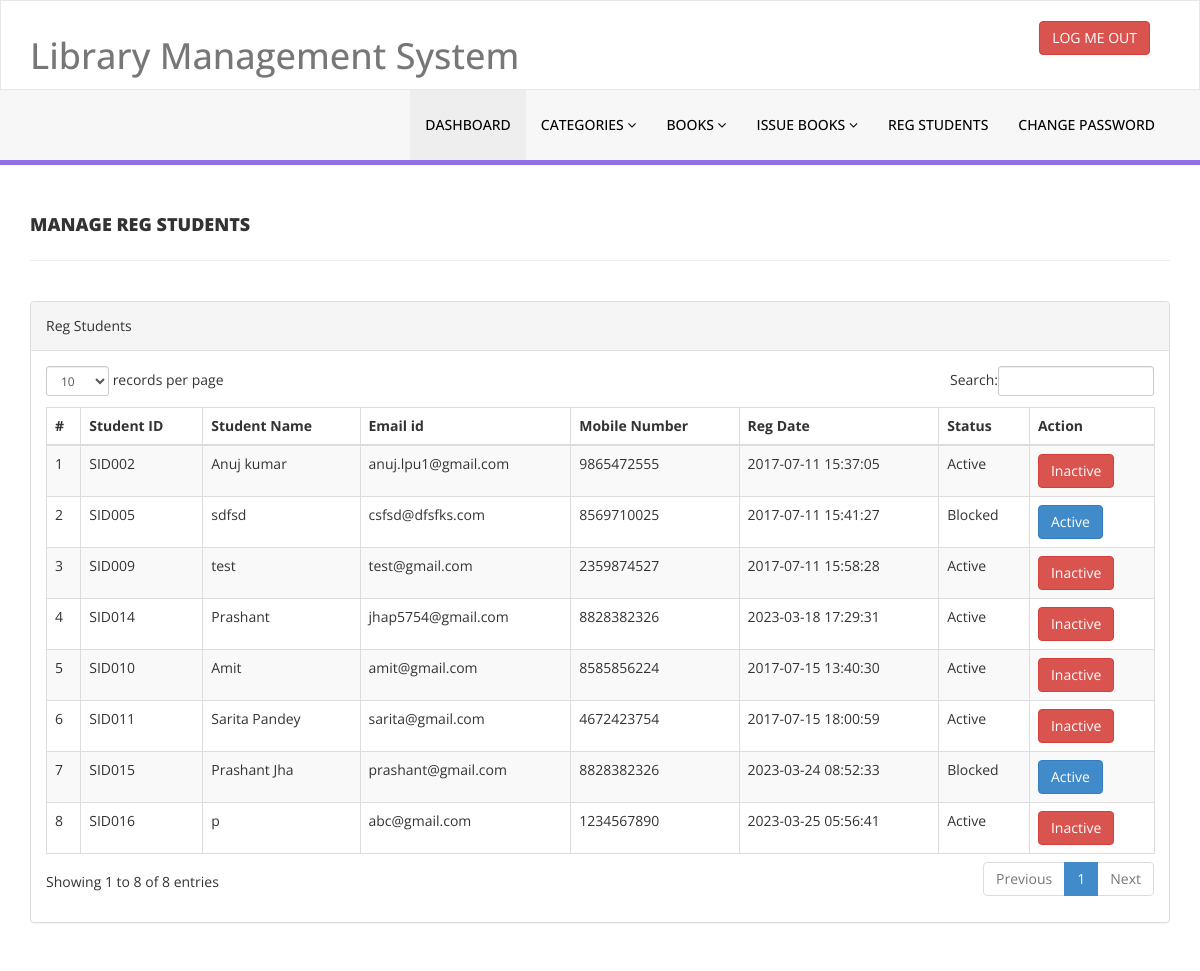
The page /library/admin/reg-students.php (signed in) on the database its author committed.
### tables this page shows
CREATE TABLE `tblstudents` (
  `id` int(11) NOT NULL,
  `StudentId` varchar(100) DEFAULT NULL,
  `FullName` varchar(120) DEFAULT NULL,
  `EmailId` varchar(120) DEFAULT NULL,
  `MobileNumber` char(11) DEFAULT NULL,
  `Password` varchar(120) DEFAULT NULL,
  `Status` int(1) DEFAULT NULL,
  `RegDate` timestamp NULL DEFAULT current_timestamp(),
  `UpdationDate` timestamp NULL DEFAULT NULL ON UPDATE current_timestamp()
);

### library/admin/reg-students.php (the view, shortened to what this page needs)
<?php
include('includes/config.php');
if (strlen($_SESSION['alogin']) == 0) {
    header('location:index.php');
} else {
    ?>
    <!DOCTYPE html>
    <html xmlns="http://www.w3.org/1999/xhtml">
    <head>
        <link href="assets/css/bootstrap.css" rel="stylesheet" />
        <link href="assets/css/font-awesome.css" rel="stylesheet" />
        <link href="assets/js/dataTables/dataTables.bootstrap.css" rel="stylesheet" />
        <link href="assets/css/style.css" rel="stylesheet" />
    </head>
    <body>
        <?php include('includes/header.php'); ?>
        <div class="content-wrapper">
            <div class="container">
                <div class="row pad-botm">
                    <div class="col-md-12">
                        <h4 class="header-line">Manage Reg Students</h4>
                    </div>
                </div>
                <div class="row">
                    <div class="col-md-12">
                        <div class="panel panel-default">
                            <div class="panel-heading">
                                Reg Students
                            </div>
                            <div class="panel-body">
                                <div class="table-responsive">
                                    <table class="table table-striped table-bordered table-hover" id="dataTables-example">
                                        <thead>
                                            <tr>
                                                <th>#</th>
                                                <th>Student ID</th>
                                                <th>Student Name</th>
                                                <th>Email id </th>
                                                <th>Mobile Number</th>
                                                <th>Reg Date</th>
                                                <th>Status</th>
                                                <th>Action</th>
                                            </tr>
                                        </thead>
                                        <tbody>
                                            <?php $sql = "SELECT * from tblstudents";
                                            $query = $dbh->prepare($sql);
                                            $query->execute();
                                            $results = $query->fetchAll(PDO::FETCH_OBJ);
                                            $cnt = 1;
                                            if ($query->rowCount() > 0) {
                                                foreach ($results as $result) { ?>
                                                    <tr class="odd gradeX">
                                                        <td class="center">
                                                            <?php echo htmlentities($cnt); ?>
                                                        </td>
                                                        <td class="center">
                                                            <?php echo htmlentities($result->StudentId); ?>
                                                        </td>
                                                        <td class="center">
                                                            <?php echo htmlentities($result->FullName); ?>
                                                        </td>
                                                        <td class="center">
                                                            <?php echo htmlentities($result->EmailId); ?>
                                                        </td>
                                                        <td class="center">
                                                            <?php echo htmlentities($result->MobileNumber); ?>
                                                        </td>
                                                        <td class="center">
                                                            <?php echo htmlentities($result->RegDate); ?>
                                                        </td>
                                                        <td class="center">
                                                            <?php if ($result->Status == 1) {
                                                                echo htmlentities("Active");
                                                            } else {
                                                                echo htmlentities("Blocked");
                                                            }
                                                            ?>
                                                        </td>
                                                        <td class="center">
                                                            <?php if ($result->Status == 1) { ?>
                                                                <a href="reg-students.php?inid=<?php echo htmlentities($result->id); ?>"
                                                                    onclick="return confirm('Are you sure you want to block this student?');"" >  <button class="
                                                                    btn btn-danger"> Inactive</button>
                                                                <?php } else { ?>
                                                                    <a href="reg-students.php?id=<?php echo htmlentities($result->id); ?>"
                                                                        onclick="return confirm('Are you sure you want to active this student?');""><button class="
                                                                        btn btn-primary"> Active</button>
                                                                    <?php } ?>
                                                        </td>
                                                    </tr>
                                                    <?php $cnt = $cnt + 1;
                                                }
                                            } ?>
                                        </tbody>
                                    </table>
                                </div>
                            </div>
                        </div>
                    </div>
                </div>
            </div>
        </div>
    </body>
    </html>
<?php } ?>

### library/admin/assets/css/style.css (style rules this page uses)
.content-wrapper { margin-top: 40px; min-height:800px; padding-bottom:90px; }
.header-line { font-weight:900; padding-bottom:25px; border-bottom:1px solid #eeeeee; text-transform:uppercase; }
.pad-botm { padding-bottom:30px; }

### rows shown on the page
tblstudents: StudentId "SID002", FullName "Anuj kumar", EmailId "anuj.lpu1@gmail.com", MobileNumber "9865472555", RegDate "2017-07-11 15:37:05"
tblstudents: StudentId "SID005", FullName "sdfsd", EmailId "csfsd@dfsfks.com", MobileNumber "8569710025", RegDate "2017-07-11 15:41:27"
tblstudents: StudentId "SID009", FullName "test", EmailId "test@gmail.com", MobileNumber "2359874527", RegDate "2017-07-11 15:58:28"
tblstudents: StudentId "SID014", FullName "Prashant", EmailId "jhap5754@gmail.com", MobileNumber "8828382326", RegDate "2023-03-18 17:29:31"
tblstudents: StudentId "SID010", FullName "Amit", EmailId "amit@gmail.com", MobileNumber "8585856224", RegDate "2017-07-15 13:40:30"
tblstudents: StudentId "SID011", FullName "Sarita Pandey", EmailId "sarita@gmail.com", MobileNumber "4672423754", RegDate "2017-07-15 18:00:59"
tblstudents: StudentId "SID015", FullName "Prashant Jha", EmailId "prashant@gmail.com", MobileNumber "8828382326", RegDate "2023-03-24 08:52:33"
tblstudents: StudentId "SID016", FullName "p", EmailId "abc@gmail.com", MobileNumber "1234567890", RegDate "2023-03-25 05:56:41"
